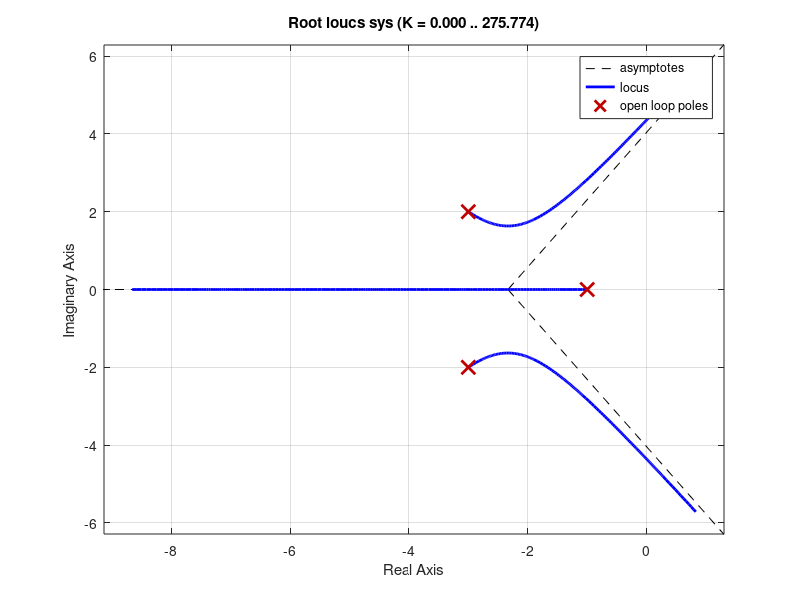

Recreate this plot in MATLAB.
num = 1;
dem = conv([1 1],[1 6 13]);
sys = tf(num,dem)
rlocus(sys)
%select a point in the graphics window
%[K,P] = rlocfind(num,dem)
